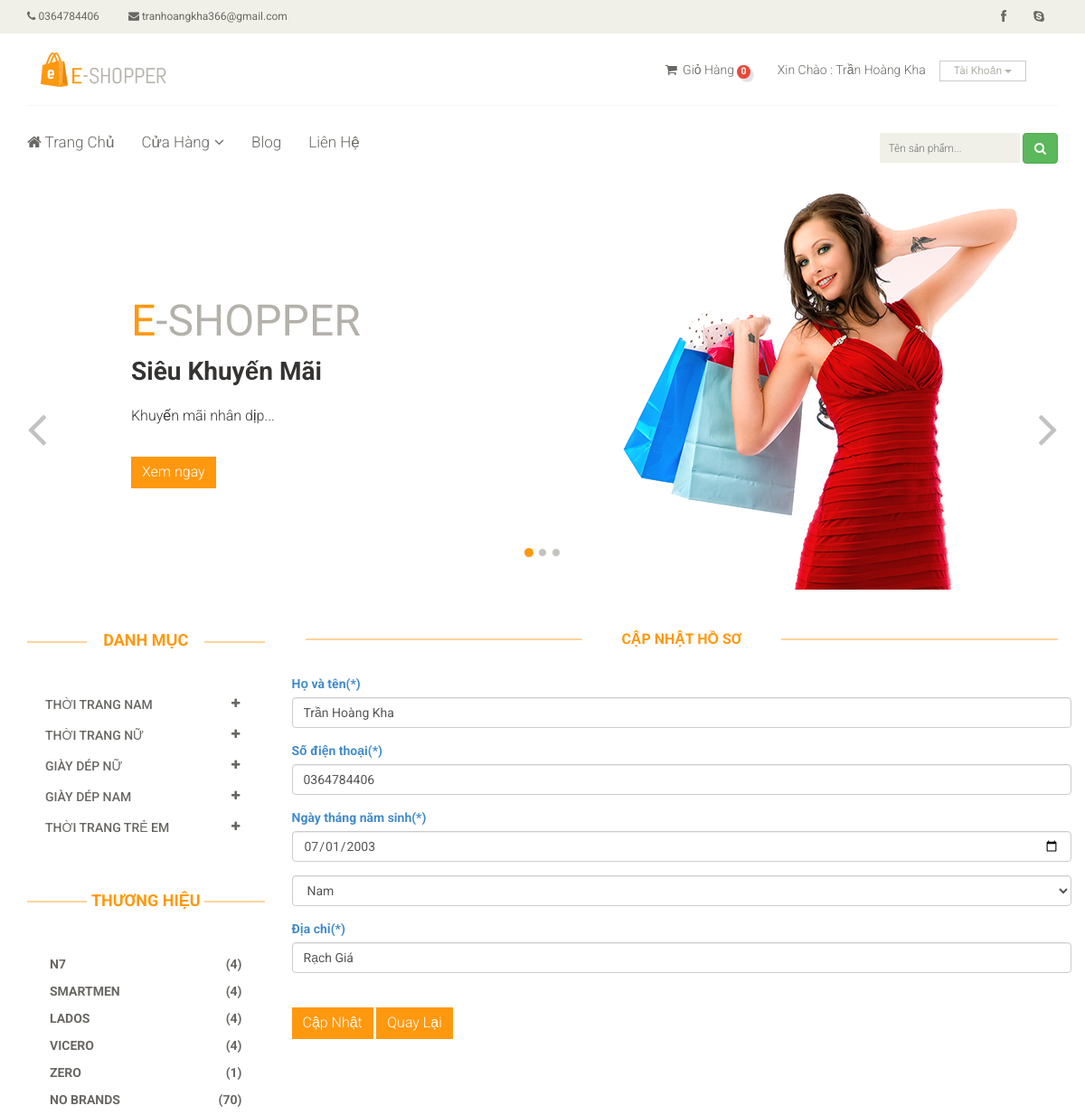
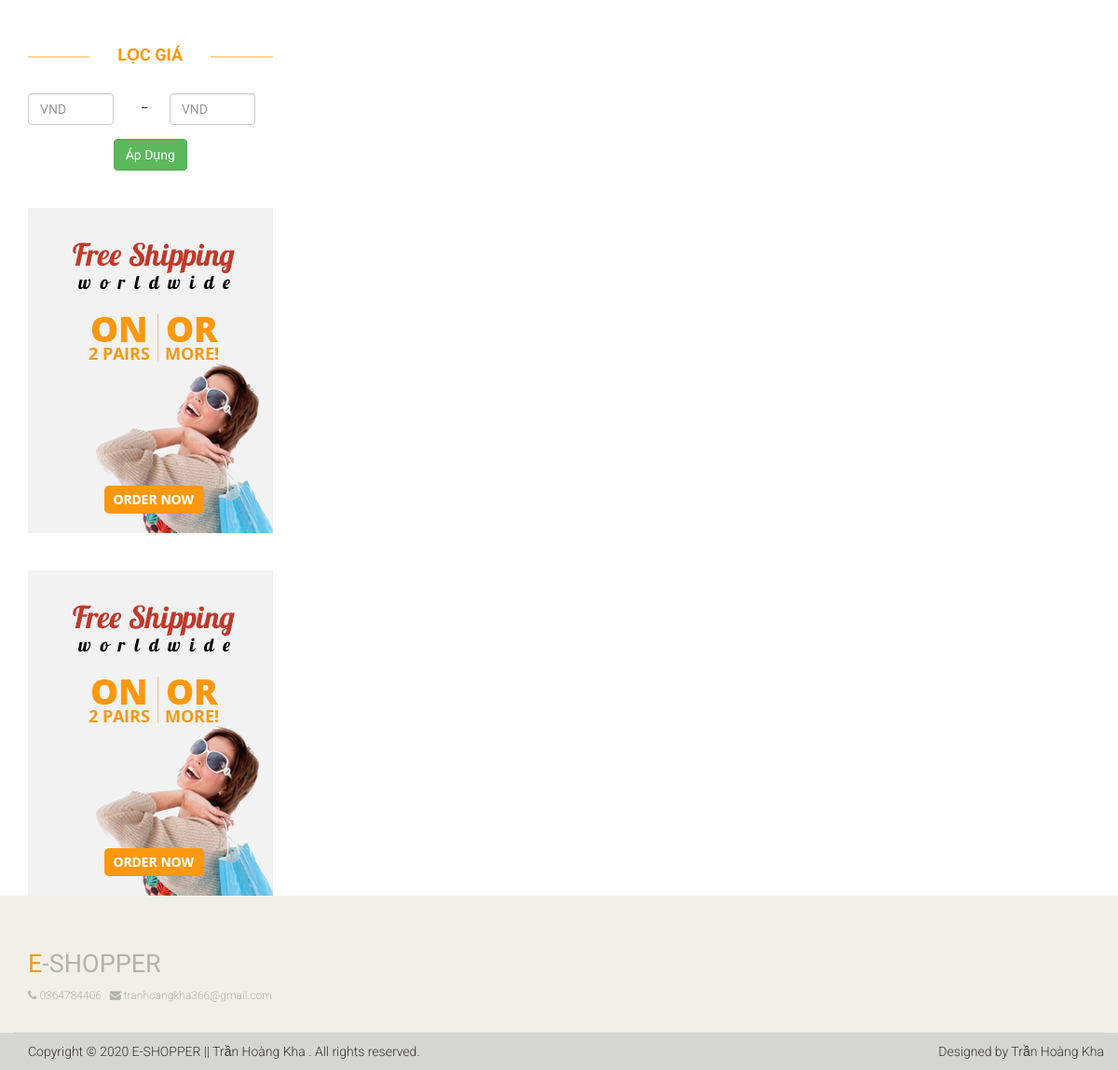
Screenshot of /update-profile.php?id=35 (signed in) with the database file from the repository (2 pictures, top to bottom).
### tables this page shows
CREATE TABLE `lienhe` (
  `id` int(11) NOT NULL,
  `DienThoai` varchar(12) NOT NULL,
  `Email` varchar(100) NOT NULL,
  `LinkFace` varchar(50) NOT NULL,
  `DiaChi` varchar(100) NOT NULL,
  `KinhDo` varchar(15) NOT NULL,
  `ViDo` varchar(15) NOT NULL
);

CREATE TABLE `banner` (
  `id` int(11) NOT NULL,
  `TieuDe` varchar(100) NOT NULL,
  `NoiDung` varchar(300) NOT NULL,
  `AnhBanner` varchar(20) NOT NULL,
  `HienThi` tinyint(4) NOT NULL DEFAULT 0,
  `Created_at` timestamp NOT NULL DEFAULT current_timestamp(),
  `Update_at` timestamp NOT NULL DEFAULT current_timestamp() ON UPDATE current_timestamp()
);

CREATE TABLE `danh_muc_cha` (
  `id` int(11) NOT NULL,
  `SoTT` tinyint(4) NOT NULL,
  `TenDMC` varchar(50) NOT NULL,
  `Created_at` timestamp NOT NULL DEFAULT current_timestamp()
);

CREATE TABLE `san_pham` (
  `id` int(11) NOT NULL,
  `TenSP` varchar(50) NOT NULL,
  `GiaSP` int(11) NOT NULL,
  `GiamGia` tinyint(4) DEFAULT 0,
  `AnhSP` varchar(20) NOT NULL,
  `id_DanhMuc` int(11) NOT NULL,
  `id_ThuongHieu` int(11) NOT NULL,
  `MoTa` text DEFAULT NULL,
  `LanBan` int(11) DEFAULT 0,
  `Created_by` int(11) NOT NULL,
  `Update_by` int(11) NOT NULL,
  `Created_at` timestamp NOT NULL DEFAULT current_timestamp(),
  `Update_at` timestamp NOT NULL DEFAULT current_timestamp() ON UPDATE current_timestamp()
);

CREATE TABLE `thuong_hieu` (
  `id` int(11) NOT NULL,
  `SoTT` tinyint(4) NOT NULL,
  `TenTH` varchar(30) NOT NULL,
  `HienThi` tinyint(4) NOT NULL DEFAULT 0,
  `Created_at` timestamp NOT NULL DEFAULT current_timestamp(),
  `Update_at` timestamp NOT NULL DEFAULT current_timestamp() ON UPDATE current_timestamp()
);

CREATE TABLE `adver` (
  `id` int(11) NOT NULL,
  `AnhAdver` varchar(20) NOT NULL,
  `DuongDan` varchar(200) NOT NULL,
  `HienThi` tinyint(4) NOT NULL DEFAULT 0,
  `Update_at` timestamp NOT NULL DEFAULT current_timestamp() ON UPDATE current_timestamp()
);

CREATE TABLE `users` (
  `id` int(11) NOT NULL,
  `HoTen` varchar(50) NOT NULL,
  `Email` varchar(100) NOT NULL,
  `DienThoai` varchar(12) NOT NULL,
  `DiaChi` varchar(100) NOT NULL,
  `MatKhau` char(60) NOT NULL,
  `NgaySinh` date NOT NULL,
  `GioiTinh` varchar(3) NOT NULL,
  `TrangThai` tinyint(4) DEFAULT 1,
  `Created_at` timestamp NOT NULL DEFAULT current_timestamp(),
  `Update_at` timestamp NOT NULL DEFAULT current_timestamp() ON UPDATE current_timestamp()
);

### update-profile.php (the view, shortened to what the rows shown need)
<?php
    require_once __DIR__. "/autoload/autoload.php";
    $user = $db -> fetchID("users" , intval($_SESSION['name_id']));
?>
<?php require_once __DIR__. "/layouts/header.php";  ?>
<?php require_once __DIR__. "/layouts/nav.php";  ?>
<div class="col-sm-9 padding-right">
    <h2 class="title text-center">Cập Nhật Hồ Sơ</h2>
  <form action="" method="POST" >
      <div class="form-group">
        <label class="text-primary">Họ và tên(*)</label>
        <input type="text" class="form-control name-user" name="HoTen" aria-describedby="emailHelp" placeholder="Họ Và Tên" value="<?php echo $user['HoTen'] ?>" >
      </div>
      <div class="form-group">
        <label class="text-primary">Số điện thoại(*)</label>
        <input type="number" class="form-control" name="DienThoai" placeholder="0364784406" value="<?php echo $user['DienThoai'] ?>" >
      </div>
      <div class="form-group">
        <label class="text-primary">Ngày tháng năm sinh(*)</label>
        <input type="date" class="form-control" name="NgaySinh" value="<?php echo $user['NgaySinh'] ?>">
      </div>
      <div class="form-group">
          <select name="GioiTinh" class="form-control">
              <option value="<?php echo $user['GioiTinh'] ?>" <?php echo $user['GioiTinh'] ? "selected  =' selected '" : '' ?>><?php echo $user['GioiTinh'] ?></option>
          </select>
      </div>
      <div class="form-group">
        <label class="text-primary">Địa chỉ(*)</label>
        <input type="text" class="form-control  name-user" name="DiaChi" placeholder="320A, QL61, Vĩnh Hoà Hiệp, Châu Thành, tỉnh Kiên Giang." value="<?php echo $user['DiaChi']  ?>">
      </div>
  </form>
</div>
</div>
</div>
</section>
<?php require_once __DIR__. "/layouts/footer.php";  ?>

### layouts/header.php (shortened to what the rows shown need)
<!DOCTYPE html>
<html lang="en">
<head>
    <link href="<?php echo base_url() ?>public/fontend/css/bootstrap.min.css" rel="stylesheet">
    <link href="<?php echo base_url() ?>public/fontend/css/font-awesome.min.css" rel="stylesheet">
    <link href="<?php echo base_url() ?>public/fontend/css/prettyPhoto.css" rel="stylesheet">
    <link href="<?php echo base_url() ?>public/fontend/css/price-range.css" rel="stylesheet">
    <link href="<?php echo base_url() ?>public/fontend/css/animate.css" rel="stylesheet">
	<link href="<?php echo base_url() ?>public/fontend/css/main.css" rel="stylesheet">
	<link href="<?php echo base_url() ?>public/fontend/css/responsive.css" rel="stylesheet">
	<link href="<?php echo base_url() ?>public/fontend/css/starrr.css" rel="stylesheet">
	<link rel="stylesheet" href="https://cdnjs.cloudflare.com/ajax/libs/rateYo/2.3.2/jquery.rateyo.min.css">
</head>
<body>
	<header id="header">
		<div class="header_top">
			<div class="container">
			    <?php foreach ($contact as $value): ?>
				<div class="row">
					<div class="col-sm-6">
						<div class="contactinfo">
							<ul class="nav nav-pills">
								<li><a href="contact.php"><i class="fa fa-phone"></i> <?php echo $value['DienThoai'] ?></a></li>
								<li><a href="contact.php"><i class="fa fa-envelope"></i> <?php echo $value['Email'] ?></a></li>
							</ul>
						</div>
					</div>
					<div class="col-sm-6">
						<div class="social-icons pull-right">
							<ul class="nav navbar-nav">
								<li><a href="<?php echo $value['LinkFace'] ?>"><i class="fa fa-facebook"></i></a></li>
								<li><a href="contact.php"><i class="fa fa-skype"></i></a></li>
							</ul>
						</div>
					</div>
				</div>
				<?php endforeach; ?>
			</div>
		</div>
	</header>

### layouts/nav.php (shortened to what the rows shown need)
<section id="slider">
		<div class="container">
			<div class="row">
				<div class="col-sm-12">
					<?php if(isset($open) && $open == 'blog'): ?>
					<?php else: ?>
					<?php
						$sqlbanner1 = "SELECT * FROM banner WHERE HienThi = 1 ORDER BY Update_at LIMIT 1";
						$banner1 = $db -> fetchsql($sqlbanner1);
					?>
					<div id="slider-carousel" class="carousel slide" data-ride="carousel">
						<div class="carousel-inner">
							<?php foreach ($banner1 as $value): ?>
							<div class="item active">
								<div class="col-sm-6">
									<h1><span>E</span>-SHOPPER</h1>
									<h2><?php echo $value['TieuDe'] ?></h2>
									<p><?php echo $value['NoiDung'] ?></p>
									<button type="button" class="btn btn-default get"><a href="sale.php" class="text-white">Xem ngay</a></button>
								</div>
								<div class="col-sm-6">
									<img src="<?php echo uploads() ?>banner/<?php echo $value['AnhBanner'] ?>" class="girl img-responsive" alt="" />
								</div>
							</div>
							<?php endforeach; ?>
						</div>
					</div>
					<?php endif; ?>
				</div>
			</div>
		</div>
	</section>
	<?php
		$sqlparentcategory = "SELECT danh_muc_cha.id,danh_muc_cha.TenDMC FROM danh_muc_cha,danh_muc,san_pham WHERE danh_muc_cha.id = danh_muc.id_DanhMC AND san_pham.id_DanhMuc = danh_muc.id ORDER BY danh_muc_cha.SoTT";
		$parentscategory = $db -> fetchsql($sqlparentcategory);
		$Parentsdata=[];
		foreach ($parentscategory as $item) {
			$parentscateID = intval($item['id']);
			$sqlparents ="SELECT id_DanhMuc,danh_muc.id,danh_muc.TenDM,COUNT(san_pham.id) as count_category FROM  san_pham,danh_muc WHERE id_DanhMC = $parentscateID AND san_pham.id_DanhMuc= danh_muc.id GROUP BY id_DanhMuc ORDER BY SoTT";
			$pCategory = $db -> fetchsql($sqlparents);
			$Parentsdata[$item['id']]= $pCategory;
		}
		$sqlbrands ="SELECT *,id_ThuongHieu,COUNT(san_pham.id) as count_brands FROM san_pham,thuong_hieu WHERE san_pham.id_ThuongHieu= thuong_hieu.id GROUP BY id_ThuongHieu ORDER BY SoTT";
   		$menuBrands = $db -> fetchsql($sqlbrands);
	?>
	<section>
		<div class="container">
			<div class="row">
				<div class="col-sm-3">
					<div class="left-sidebar">
						<h2>Danh Mục</h2>
						<div class="panel-group category-products" id="accordian">
							<?php foreach ($Parentsdata as $key => $value): ?>
							<div class="panel panel-default">
								<div class="panel-heading">
									<h4 class="panel-title">
										<a data-toggle="collapse" data-parent="#accordian" href="#<?php echo $key ?>">
											<span class="badge pull-right"><i class="fa fa-plus"></i></span>
											<?php $parentscategory2 = $db -> fetchID("danh_muc_cha" , $key) ?>
											<?php echo $parentscategory2['TenDMC'] ?>
										</a>
									</h4>
								</div>
							</div>
							<?php endforeach; ?>
						</div>
						<div class="brands_products">
							<h2>Thương Hiệu</h2>
							<div class="brands-name">
								<?php foreach($menuBrands as $item) : ?>
								<ul class="nav nav-pills nav-stacked">
									<li><a href="thuong-hieu.php?id=<?php echo $item['id'] ?>"><b><span class="pull-right">(<?php echo $item['count_brands'] ?>)</span><?php echo $item['TenTH'] ?></b></a></li>
								</ul>
								<?php endforeach; ?>
							</div>
						</div>
						<div class="price-range">
							<h2>Lọc Giá</h2>
						</div>
						<?php
							$sqladver = "SELECT * FROM adver WHERE HienThi = 1 LIMIT 5";
							$adver = $db -> fetchsql($sqladver);
						?>
						<?php foreach ($adver as $value): ?>
							<div class="shipping text-center">
								<a href="<?php echo $value['DuongDan'] ?>"><img src="<?php echo uploads() ?>adver/<?php echo $value['AnhAdver'] ?>" alt="" /></a>
							</div>
						<?php endforeach; ?>
					</div>
				</div>

### layouts/footer.php (shortened to what the rows shown need)
<footer id="footer">
		<div class="footer-top">
			<div class="container">
				<div class="row">
					<div class="col-sm-12">
						<div class="companyinfo">
							<h2><span>e</span>-shopper</h2>
							<?php foreach ($contact as $value): ?>
							    <p>
							        <i class="fa fa-phone"></i> <?php echo $value['DienThoai'] ?> &nbsp
							        <i class="fa fa-envelope"></i> <?php echo $value['Email'] ?>
							        </p>
							<?php endforeach; ?>
						</div>
					</div>
				</div>
			</div>
		</div>
	</footer>
</body>
</body>
</html>

### rows the page displays
lienhe: DienThoai "0364784406", Email "tranhoangkha366@gmail.com"
banner: TieuDe "Siêu Khuyến Mãi", NoiDung "Khuyến mãi nhân dịp...", AnhBanner (picture)
danh_muc_cha: TenDMC "THỜI TRANG NAM"
danh_muc_cha: TenDMC "THỜI TRANG NỮ"
danh_muc_cha: TenDMC "GIÀY DÉP NỮ"
danh_muc_cha: TenDMC "GIÀY DÉP NAM"
danh_muc_cha: TenDMC "THỜI TRANG TRẺ EM"
san_pham: count_brands "4", id_ThuongHieu.TenTH "N7"
san_pham: count_brands "4", id_ThuongHieu.TenTH "SMARTMEN"
san_pham: count_brands "4", id_ThuongHieu.TenTH "LADOS"
san_pham: count_brands "4", id_ThuongHieu.TenTH "VICERO"
san_pham: count_brands "1", id_ThuongHieu.TenTH "ZERO"
san_pham: count_brands "70", id_ThuongHieu.TenTH "NO BRANDS"
adver: AnhAdver (picture)
adver: AnhAdver (picture)
users: HoTen "Trần Hoàng Kha", DienThoai "0364784406", NgaySinh "07/01/2003", GioiTinh "Nam", DiaChi "Rạch giá"

### other values shown
$_SESSION['name_user'] "Trần Hoàng Kha"
